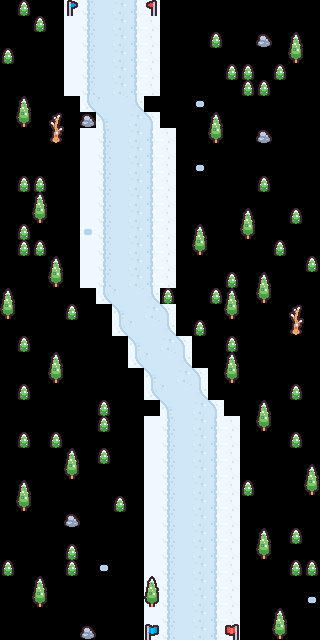

A 2D game scene composited from a Tiled map and its tileset images. What follows is a short description and the map's XML, with every tile layer's data as written:
An orthogonal 20x40 tile map with 16x16 px tiles, 2 tile layers (Path, Nature), 2 tilesets and 5 objects (4x Snowman, Player).

<map version="1.10" tiledversion="1.11.0" orientation="orthogonal" renderorder="right-down" width="20" height="40" tilewidth="16" tileheight="16" infinite="0" nextlayerid="6" nextobjectid="7">
 <editorsettings>
  <export target="../assets/tiles/Level_One.tmx" format="tmx" />
 </editorsettings>
 <tileset firstgid="1" name="tilemap_packed" tilewidth="16" tileheight="16" tilecount="132" columns="12">
  <image source="../assets/images/tilemap_packed.png" width="192" height="176" />
 </tileset>
 <tileset firstgid="133" source="tilemap_packed.tsx" />
 <layer id="1" name="Path" width="20" height="40">
  <data encoding="csv">
0,0,0,0,1,2,3,4,5,6,0,0,0,0,0,0,0,0,0,0,
0,0,0,0,1,2,3,4,5,6,0,0,0,0,0,0,0,0,0,0,
0,0,0,0,1,2,3,4,5,6,0,0,0,0,0,0,0,0,0,0,
0,0,0,0,1,2,3,4,5,6,0,0,0,0,0,0,0,0,0,0,
0,0,0,0,1,2,3,4,5,6,0,0,0,0,0,0,0,0,0,0,
0,0,0,0,1,2,3,4,5,6,0,0,0,0,0,0,0,0,0,0,
0,0,0,0,0,25,27,28,16,0,0,0,0,0,0,0,0,0,0,0,
0,0,0,0,0,0,51,3,4,18,0,0,0,0,0,0,0,0,0,0,
0,0,0,0,0,1,2,3,4,5,6,0,0,0,0,0,0,0,0,0,
0,0,0,0,0,1,2,3,4,5,6,0,0,0,0,0,0,0,0,0,
0,0,0,0,0,1,2,3,4,5,6,0,0,0,0,0,0,0,0,0,
0,0,0,0,0,1,2,3,4,5,6,0,0,0,0,0,0,0,0,0,
0,0,0,0,0,1,2,3,4,5,6,0,0,0,0,0,0,0,0,0,
0,0,0,0,0,1,2,3,4,5,6,0,0,0,0,0,0,0,0,0,
0,0,0,0,0,1,2,3,4,5,6,0,0,0,0,0,0,0,0,0,
0,0,0,0,0,1,2,3,4,5,6,0,0,0,0,0,0,0,0,0,
0,0,0,0,0,1,2,3,4,5,6,0,0,0,0,0,0,0,0,0,
0,0,0,0,0,1,2,3,4,5,6,0,0,0,0,0,0,0,0,0,
0,0,0,0,0,0,25,27,28,16,0,0,0,0,0,0,0,0,0,0,
0,0,0,0,0,0,0,51,3,4,18,0,0,0,0,0,0,0,0,0,
0,0,0,0,0,0,0,25,27,28,16,0,0,0,0,0,0,0,0,0,
0,0,0,0,0,0,0,0,51,3,4,18,0,0,0,0,0,0,0,0,
0,0,0,0,0,0,0,0,25,27,28,16,0,0,0,0,0,0,0,0,
0,0,0,0,0,0,0,0,0,51,3,4,18,0,0,0,0,0,0,0,
0,0,0,0,0,0,0,0,0,25,27,28,16,0,0,0,0,0,0,0,
0,0,0,0,0,0,0,0,0,0,51,3,4,18,0,0,0,0,0,0,
0,0,0,0,0,0,0,0,0,1,2,3,4,5,6,0,0,0,0,0,
0,0,0,0,0,0,0,0,0,1,2,3,4,5,6,0,0,0,0,0,
0,0,0,0,0,0,0,0,0,1,2,3,4,5,6,0,0,0,0,0,
0,0,0,0,0,0,0,0,0,1,2,3,4,5,6,0,0,0,0,0,
0,0,0,0,0,0,0,0,0,1,2,3,4,5,6,0,0,0,0,0,
0,0,0,0,0,0,0,0,0,1,2,3,4,5,6,0,0,0,0,0,
0,0,0,0,0,0,0,0,0,1,2,3,4,5,6,0,0,0,0,0,
0,0,0,0,0,0,0,0,0,1,2,3,4,5,6,0,0,0,0,0,
0,0,0,0,0,0,0,0,0,1,2,3,4,5,6,0,0,0,0,0,
0,0,0,0,0,0,0,0,0,1,2,3,4,5,6,0,0,0,0,0,
0,0,0,0,0,0,0,0,0,1,2,3,4,5,6,0,0,0,0,0,
0,0,0,0,0,0,0,0,0,1,2,3,4,5,6,0,0,0,0,0,
0,0,0,0,0,0,0,0,0,1,2,3,4,5,6,0,0,0,0,0,
0,0,0,0,0,0,0,0,0,1,2,3,4,5,6,0,0,0,0,0
</data>
 </layer>
 <layer id="3" name="Nature" width="20" height="40">
  <data encoding="csv">
0,31,0,0,10,0,0,0,0,9,0,0,0,0,0,0,0,0,0,0,
0,0,31,0,0,0,0,0,0,0,0,0,0,0,0,0,0,0,0,0,
0,0,0,0,0,0,0,0,0,0,0,0,0,31,0,0,82,0,7,0,
31,0,0,0,0,0,0,0,0,0,0,0,0,0,0,0,0,0,19,0,
0,0,0,0,0,0,0,0,0,0,0,0,0,0,31,31,0,31,0,0,
0,0,0,0,0,0,0,0,0,0,0,0,0,0,0,31,31,0,0,0,
0,7,0,0,0,0,0,0,0,0,0,0,96,0,0,0,0,0,0,0,
0,19,0,8,0,82,0,0,0,0,0,0,0,7,0,0,0,0,0,0,
0,0,0,20,0,0,0,0,0,0,0,0,0,19,0,0,82,0,0,0,
0,0,0,0,0,0,0,0,0,0,0,0,0,0,0,0,0,0,0,0,
0,0,0,0,0,0,0,0,0,0,0,0,96,0,0,0,0,0,0,0,
0,31,31,0,0,0,0,0,0,0,0,0,0,0,0,0,31,0,0,0,
0,0,7,0,0,0,0,0,0,0,0,0,0,0,0,0,0,0,0,0,
0,0,19,0,0,0,0,0,0,0,0,0,0,0,0,7,0,0,31,0,
0,31,0,0,0,96,0,0,0,0,0,0,7,0,0,19,0,0,0,0,
0,31,31,0,0,0,0,0,0,0,0,0,19,0,0,0,0,31,0,0,
0,0,0,7,0,0,0,0,0,0,0,0,0,0,0,0,0,0,0,31,
0,0,0,19,0,0,0,0,0,0,0,0,0,0,31,0,7,0,0,0,
7,0,0,0,0,0,0,0,0,0,31,0,0,31,7,0,19,0,0,0,
19,0,0,0,31,0,0,0,0,0,0,0,0,0,19,0,0,0,8,0,
0,0,0,0,0,0,0,0,0,0,0,0,31,0,0,0,0,0,20,0,
0,31,0,0,0,0,0,0,0,0,0,0,0,0,31,0,0,0,0,0,
0,0,0,7,0,0,0,0,0,0,0,0,0,0,7,0,0,0,0,0,
0,0,0,19,0,0,0,0,0,0,0,0,0,0,19,0,0,0,0,0,
0,31,0,0,0,0,0,0,0,0,0,0,0,0,0,0,0,0,31,0,
0,0,0,0,0,0,31,0,0,0,0,0,0,0,0,0,7,0,0,0,
0,0,0,0,0,0,31,0,0,0,0,0,0,0,0,0,19,0,0,0,
0,31,0,31,0,0,0,0,0,0,0,0,0,0,0,0,0,0,31,0,
0,0,0,0,7,0,31,0,0,0,0,0,0,0,0,0,0,0,0,0,
0,0,0,0,19,0,0,0,0,0,0,0,0,0,0,0,0,0,0,7,
0,7,0,0,0,0,0,0,0,0,0,0,0,0,0,31,0,0,0,19,
0,19,0,0,0,0,0,31,0,0,0,0,0,0,0,0,0,0,0,0,
0,0,0,0,82,0,0,0,0,0,0,0,0,0,0,0,0,0,0,0,
0,0,0,0,0,0,0,0,0,0,0,0,0,0,0,0,7,0,31,0,
0,0,0,0,31,0,0,0,0,0,0,0,0,0,0,0,19,0,0,0,
31,0,0,0,31,0,96,0,0,0,0,0,0,0,0,0,0,0,31,31,
0,0,7,0,0,0,0,0,0,7,0,0,0,0,0,0,0,0,0,0,
0,0,19,0,0,0,0,0,0,19,0,0,0,0,0,0,0,0,0,96,
0,0,0,0,0,0,0,0,0,0,0,0,0,0,0,0,0,7,0,0,
0,0,0,0,0,82,0,0,0,22,0,0,0,0,21,0,0,19,0,0
</data>
 </layer>
 <objectgroup id="5" name="SpawnPoint">
  <object id="1" name="Player Start" type="Player" x="112" y="15.75">
   <point />
  </object>
  <object id="2" name="Snowman" type="Snowman" gid="202" x="120.091" y="104.068" width="16" height="16" />
  <object id="4" name="Snowman" type="Snowman" gid="202" x="152.141" y="328.054" width="16" height="16" />
  <object id="5" name="Snowman" type="Snowman" gid="202" x="184.125" y="504.022" width="16" height="16" />
  <object id="6" name="Snowman" type="Snowman" gid="202" x="200.068" y="600.136" width="16" height="16" />
 </objectgroup>
</map>
